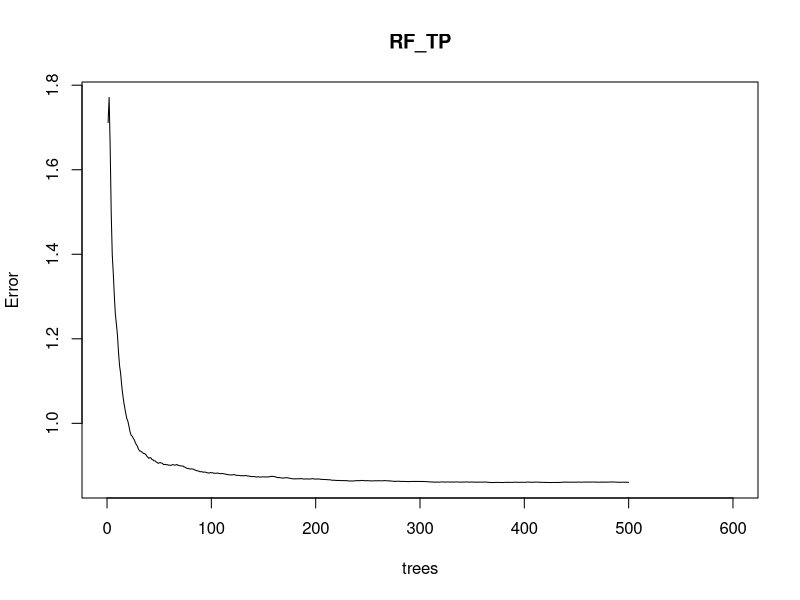
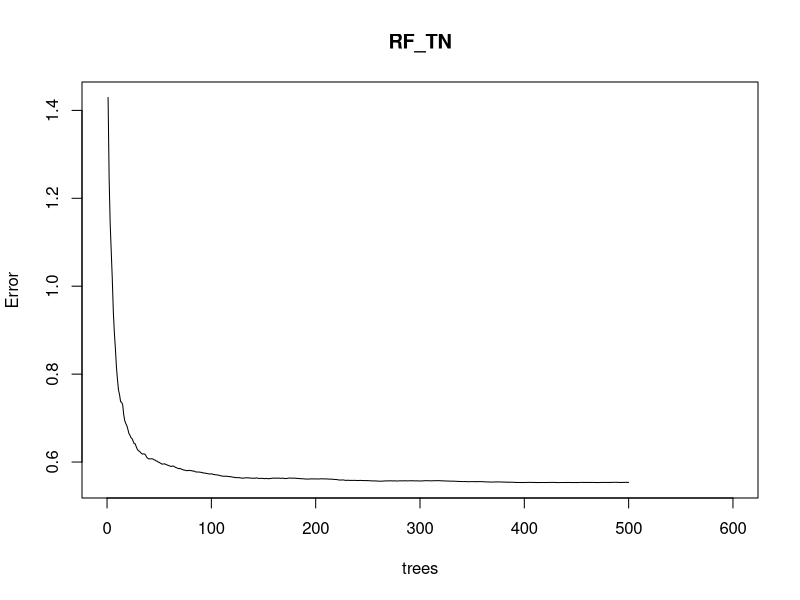
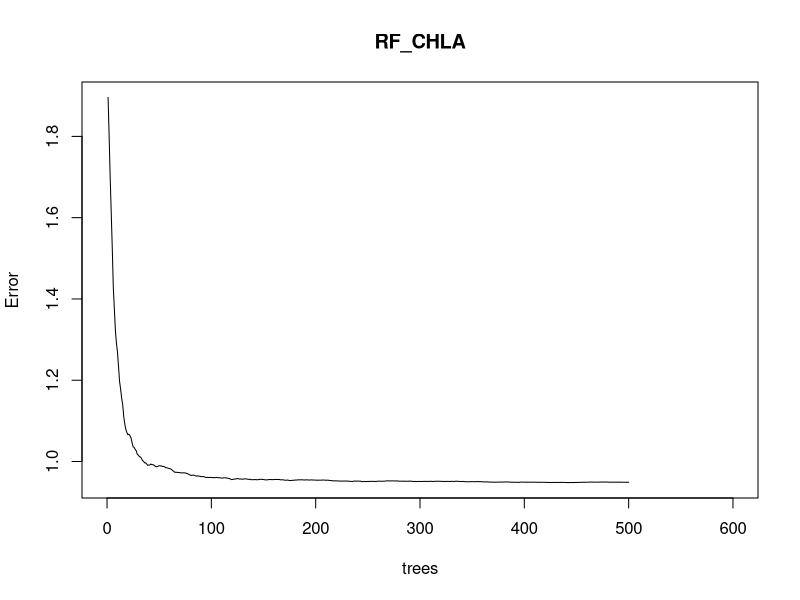
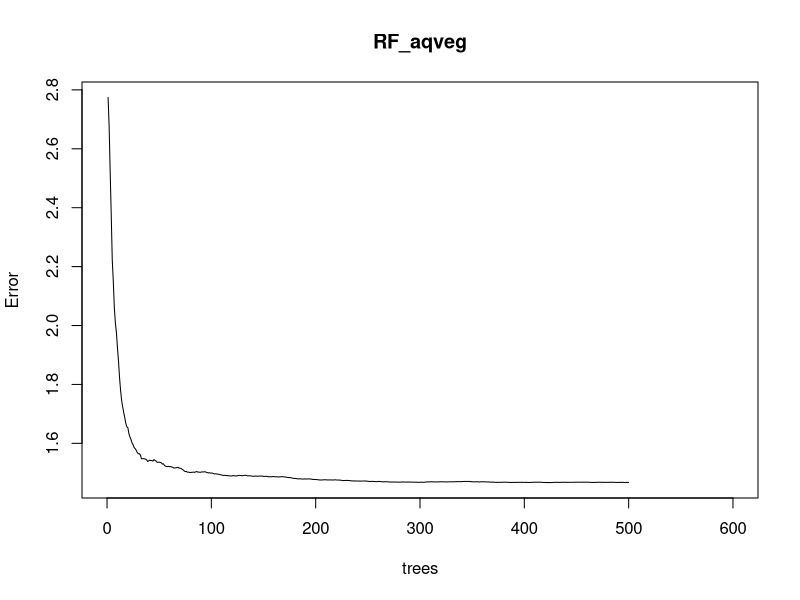

Write the R code that produced these figures, in order. (Note: this script raises an error after producing the figures.)
# Author: Katelyn King, adapted code by Ian McCullough
# Date: Jan 4, 2019
#####################################################################################################
#install.packages('randomForest')
#### R libraries ####
library(dplyr)
library(randomForest)
library(ggplot2)

#### load data ####
lake <- read.csv("Data/NLA2012_data.csv", header=T)
stream<-read.csv("Data/NRSA0809_data.csv", header=T)
wetland<-read.csv("Data/NWCA2011_data.csv", header=T)

### Combine all 3 ecosystems 
allecos<-gtools::smartbind(lake, stream, wetland)

### Compare biotic and abiotic variables to predictor variables###
## Random forest procedure
### TP #### 
#all 
set.seed(8) #TRY DIFFERENT SEED SETS 188, 18, 999 top predictors don't change 
ntreez <- 500
noNAs<-allecos[!(is.na(allecos$TP)),] 
RF_TP <- randomForest(log(TP+1) ~ Rveg + ELEVMEAN + Type + DEPTH + POPDEN + ROADDEN + NDEP + 
                        TMIN + TMAX + PrecipNorm + PrecipSummer + Tsummer + PrecipWinter + AG_PCT + FOREST_PCT +
                        WETLAND_PCT + URBAN_PCT + SHRUB_GRASS_PCT + AGGR_ECO9_2015, 
                      data=noNAs, ntree=ntreez, importance=T, na.action=na.omit)
RF_TP
TP_imp <-randomForest::importance(RF_TP, type=1, scale=FALSE) #mean decrease in accuracy (also called permutation accuracy importance).

# diagnostic for if I ran enough trees to reduce MSE  
plot(RF_TP, xlim=c(0,600))

#### TN ##### 
set.seed(8) #TRY DIFFERENT SEED SETS 188, 18, 999, 8 
noNAs<-allecos[!(is.na(allecos$TN)),] 
RF_TN <- randomForest(log(TN+1) ~ Rveg + ELEVMEAN + Type + DEPTH + POPDEN + ROADDEN + NDEP + 
                        TMIN + TMAX + PrecipNorm + PrecipSummer + Tsummer + PrecipWinter + AG_PCT + FOREST_PCT +
                        WETLAND_PCT + URBAN_PCT + SHRUB_GRASS_PCT + AGGR_ECO9_2015, 
                      data=noNAs, ntree=ntreez, importance=T, na.action=na.omit)
RF_TN
TN_imp <-randomForest::importance(RF_TN, type=1, scale=FALSE) #mean decrease in accuracy (also called permutation accuracy importance).

# diagnostic for if I ran enough trees to reduce MSE  
plot(RF_TN, xlim=c(0,600))

#### ChlA ##### 
set.seed(8) #TRY DIFFERENT SEED SETS 999, 188, 18, 8 
noNAs<-allecos[!(is.na(allecos$CHLA)),] 
RF_CHLA <- randomForest(log(CHLA+1) ~ Rveg + ELEVMEAN + Type + DEPTH + POPDEN + ROADDEN + NDEP + 
                        TMIN + TMAX + PrecipNorm + PrecipSummer + Tsummer + PrecipWinter + AG_PCT + FOREST_PCT +
                        WETLAND_PCT + URBAN_PCT + SHRUB_GRASS_PCT + AGGR_ECO9_2015, 
                      data=noNAs, ntree=ntreez, importance=T, na.action=na.omit)
RF_CHLA

# diagnostic for if I ran enough trees to reduce MSE  
plot(RF_CHLA, xlim=c(0,600))

#### Aquatic Veg ##### 
set.seed(8) #TRY DIFFERENT SEED SETS 999, 188, 18, 8 
noNAs<-allecos[!(is.na(allecos$aqveg)),] 
RF_aqveg <- randomForest(log(aqveg+1) ~ Rveg + ELEVMEAN + Type + DEPTH + POPDEN + ROADDEN + NDEP + 
                          TMIN + TMAX + PrecipNorm + PrecipSummer + Tsummer + PrecipWinter + AG_PCT + FOREST_PCT +
                          WETLAND_PCT + URBAN_PCT + SHRUB_GRASS_PCT + AGGR_ECO9_2015, 
                        data=noNAs, ntree=ntreez, importance=T, na.action=na.omit)
RF_aqveg
veg_imp <-randomForest::importance(RF_aqveg, type=1, scale=FALSE) #mean decrease in accuracy (also called permutation accuracy importance).

# diagnostic for if I ran enough trees to reduce MSE  
plot(RF_aqveg, xlim=c(0,600))

### 4-PANEL PLOT ####

#ggplot 
#TP
  imp<-as.data.frame(TP_imp) 
  imp$'Pred'   <-rownames(imp)
  io<-imp[order(imp$`%IncMSE`),]
  io$`Pred` <- factor(io$`Pred`, levels=io$`Pred`)  # convert to factor to retain sorted order in plot.
  
  theme_set(theme_bw())  

TP<- ggplot(io, aes(x=`Pred`, y=`%IncMSE`)) + 
  geom_point(stat="identity", size=2) + 
  coord_flip(ylim = c(0, 0.6)) + 
  theme(axis.text.y=element_text(face = c('plain', 'plain', 'plain', 'plain',
                                          'plain', 'plain', 'plain', 'plain', 'plain', 'plain',
                                          'plain', 'plain', 'plain', 'plain', 'plain', 'plain', 
                                          'bold', 'bold', 'bold'))) +
  theme(axis.title.x=element_blank()) + 
  theme(axis.title.y=element_blank())

#TN
imp<-as.data.frame(TN_imp) 
imp$'Pred'   <-rownames(imp)
io<-imp[order(imp$`%IncMSE`),]
io$`Pred` <- factor(io$`Pred`, levels=io$`Pred`)  # convert to factor to retain sorted order in plot.

TN<- ggplot(io, aes(x=`Pred`, y=`%IncMSE`)) + 
  geom_point(stat="identity", size=2) + 
  coord_flip(ylim = c(0, 0.6)) + 
  theme(axis.text.y=element_text(face = c( 'plain', 'plain', 'plain', 'plain',
                                          'plain', 'plain', 'plain', 'plain', 'plain', 'plain',
                                          'plain', 'plain', 'plain', 'plain', 'plain', 'bold', 
                                          'bold', 'bold', 'bold'))) +
  theme(axis.title.x=element_blank())  + 
  theme(axis.title.y=element_blank())

#CHL
imp<-as.data.frame(CHLA_imp) 
imp$'Pred'   <-rownames(imp)
io<-imp[order(imp$`%IncMSE`),]
io$`Pred` <- factor(io$`Pred`, levels=io$`Pred`)  # convert to factor to retain sorted order in plot.

CHL<- ggplot(io, aes(x=`Pred`, y=`%IncMSE`)) + 
  geom_point(stat="identity", size=2) + 
  coord_flip(ylim = c(0, 0.4)) + 
  theme(axis.text.y=element_text(face = c('plain', 'plain', 'plain',
                                          'plain', 'plain', 'plain', 'plain', 'plain', 'plain',
                                          'plain', 'plain', 'plain', 'plain', 'plain', 'plain', 
                                          'plain', 'bold', 'bold', 'bold'))) +
  ylab("mean decrease in accuracy") + 
  theme(axis.title.y=element_blank())


#AqVeg
imp<-as.data.frame(veg_imp) 
imp$'Pred'   <-rownames(imp)
io<-imp[order(imp$`%IncMSE`),]
io$`Pred` <- factor(io$`Pred`, levels=io$`Pred`)  # convert to factor to retain sorted order in plot.

veg<- ggplot(io, aes(x=`Pred`, y=`%IncMSE`)) + 
  geom_point(stat="identity", size=2) + 
  coord_flip( ylim = c(0, 0.85)) + 
  theme(axis.text.y=element_text(face = c('plain', 'plain', 'plain', 'plain',
                                          'plain', 'plain', 'plain', 'plain', 'plain', 'plain',
                                          'plain', 'plain', 'plain', 'plain', 'plain', 'plain', 
                                          'plain', 'plain', 'bold', 'bold'))) +
  ylab("mean decrease in accuracy") + 
  theme(axis.title.y=element_blank())


Fig2<-cowplot::plot_grid(TP, TN, CHL, veg, labels = c('A', 'B', "C", "D"))

#save plot
cowplot::save_plot("Fig2.png", Fig2, ncol = 2, nrow = 2, base_width = 7,
                   base_aspect_ratio = 1.1)


############################################
#### subsampling RF for equal sample size #### 
############################################

set.seed(999) #try multiple random bootstrap samples, set.seed( 999, 19, 18, and 188 )
lake_samp<-sample(nrow(lake), size=400, replace = TRUE, prob = NULL)
lake_s <- lake[lake_samp, ]

set.seed(999)
stream_samp<-sample(nrow(stream), size=400, replace = TRUE, prob = NULL)
stream_s <- stream[stream_samp, ]

allecos_s<-gtools::smartbind(lake_s, stream_s, wetland)
allecos_s$lnTP<-log(allecos_s$TP+1)
allecos_s$lnTN<-log(allecos_s$TN+1)
allecos_s$lnCHL<-log(allecos_s$CHLA+1)
allecos_s$lnaqveg<-log(allecos_s$aqveg+1)


  set.seed(8)  # run with each variable 
  RF <- randomForest(lnaqveg ~ Rveg + ELEVMEAN + Type + DEPTH + POPDEN + ROADDEN + NDEP + 
                             TMIN + TMAX + PrecipNorm + PrecipSummer + Tsummer + PrecipWinter + AG_PCT + FOREST_PCT +
                             WETLAND_PCT + URBAN_PCT + SHRUB_GRASS_PCT + AGGR_ECO9_2015, 
                           data=allecos_s, ntree=ntreez, importance=T, na.action=na.omit)
  print(RF)
  s_imp <-randomForest::importance(RF, type=1, scale=FALSE) 
  imp<-as.data.frame(s_imp)  
  imp$'Pred'   <-rownames(imp)
  #imp <- structure(imp$`%IncMSE`, names = as.character(imp$Pred))
  io<-imp[order(imp$`%IncMSE`),]
  io$`Pred` <- factor(io$`Pred`, levels=io$`Pred`)  # convert to factor to retain sorted order in plot.
  
#plot importance 
  library(ggplot2)
  theme_set(theme_bw())  

#TP
TP<- ggplot(io, aes(x=`Pred`, y=`%IncMSE`)) + 
    geom_point(stat="identity", size=2) + 
    coord_flip(ylim = c(0, 0.6)) + 
    theme(axis.text.y=element_text(face = c('plain', 'plain', 'plain',
                                            'plain', 'plain', 'plain', 'plain', 'plain', 'plain',
                                            'plain', 'plain', 'plain', 'plain', 'plain', 'bold', 
                                            'bold', 'bold', 'bold',  'bold'))) +
  theme(axis.title.x=element_blank()) + 
    theme(axis.title.y=element_blank())

#TN
TN<- ggplot(io, aes(x=`Pred`, y=`%IncMSE`)) + 
  geom_point(stat="identity", size=2) + 
  coord_flip(ylim = c(0, 0.6)) + 
  theme(axis.text.y=element_text(face = c('plain', 'plain', 'plain', 'plain',
                                          'plain', 'plain', 'plain', 'plain', 'plain', 'plain',
                                          'plain', 'plain', 'plain', 'plain', 'plain', 'bold', 
                                          'bold', 'bold', 'bold'))) +
  theme(axis.title.x=element_blank())  + 
  theme(axis.title.y=element_blank())

#CHL
CHL<- ggplot(io, aes(x=`Pred`, y=`%IncMSE`)) + 
  geom_point(stat="identity", size=2) + 
  coord_flip() + 
  theme(axis.text.y=element_text(face = c( 'plain', 'plain', 'plain',
                                          'plain', 'plain', 'plain', 'plain', 'plain', 'plain',
                                          'plain', 'plain', 'plain', 'plain', 'plain', 'plain', 
                                          'plain', 'bold', 'bold', 'bold'))) +
  ylab("mean decrease in accuracy") + 
  theme(axis.title.y=element_blank())


#AqVeg
veg<- ggplot(io, aes(x=`Pred`, y=`%IncMSE`)) + 
    geom_point(stat="identity", size=2) + 
    coord_flip( ylim = c(0, 0.8)) + 
    theme(axis.text.y=element_text(face = c('plain', 'plain', 'plain',
                                            'plain', 'plain', 'plain', 'plain', 'plain', 'plain',
                                            'plain', 'plain', 'plain', 'plain', 'plain', 'plain', 
                                            'bold', 'bold', 'plain',  'bold'))) +
    ylab("mean decrease in accuracy") + 
    theme(axis.title.y=element_blank())
  



Sup2<-cowplot::plot_grid(TP, TN, CHL, veg, labels = c('A', 'B', "C", "D"))

#save plot
cowplot::save_plot("Sup2.png", Sup2, ncol = 2, nrow = 2, base_width = 7,
                   base_aspect_ratio = 1.1)

